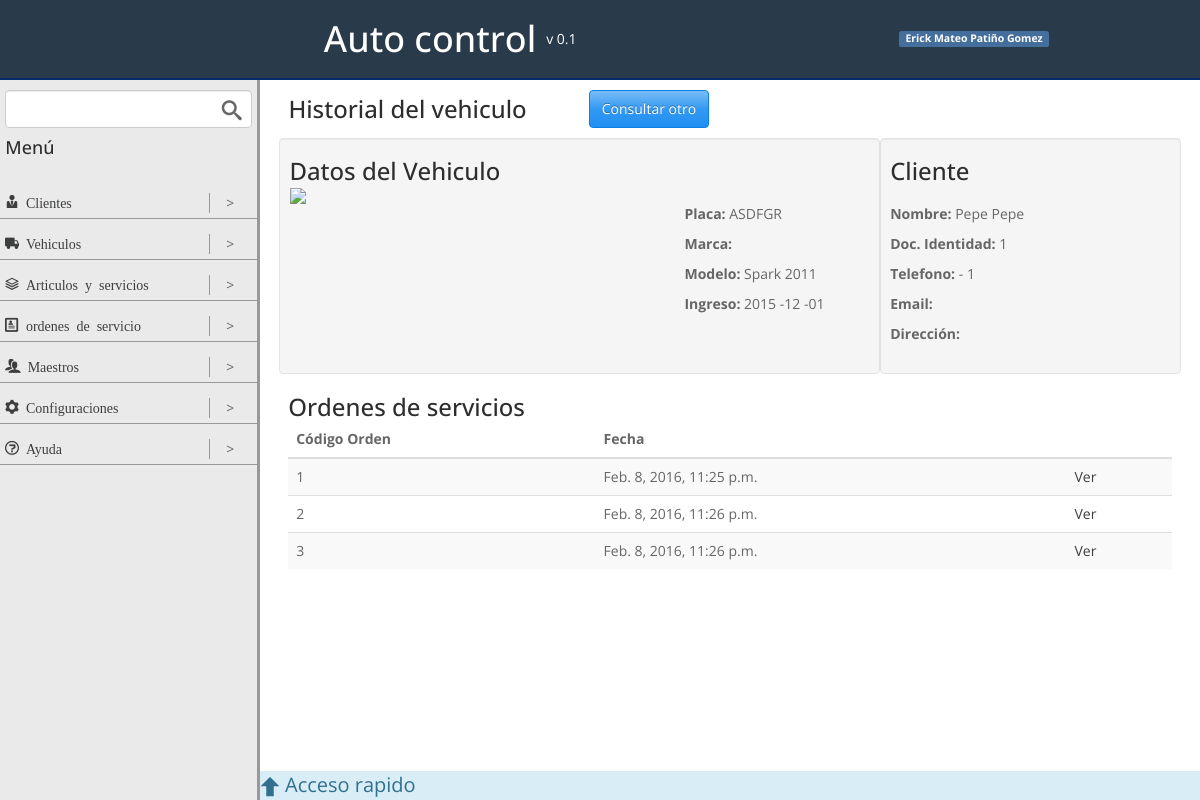
The app's page /historial/ASDFGR/ with its own data.
### vehiculos/models.py (models this page shows, shortened)
class vehiculoModel(models.Model):
	placa = models.CharField(max_length=10, primary_key=True, null=False, blank=False)
	cilindraje = models.IntegerField(null=True, blank=True)
	marca = models.CharField(max_length=50, null=True, blank=True)
	tipo = models.ForeignKey(tipoVehiculoModel, null=True, blank=True)
	cliente = models.ForeignKey(clienteModel, null=False, blank=False)

### clientes/models.py (models this page shows, shortened)
class clienteModel(models.Model):
	nombre = models.CharField(max_length=50)
	apellido = models.CharField(max_length=50)
	documento = models.CharField(max_length=20)
	telefono = models.CharField(max_length=20, blank=True, null=True)
	celular = models.CharField(max_length=50)
	direccion = models.CharField(max_length=50, blank=True, null=True)
	email = models.EmailField(blank=True, null=True)
	def __str__(self):
		return u'%s %s' % (self.nombre, self.apellido)

### ordenes_servicios/models.py (models this page shows, shortened)
class ordenServicioModel(models.Model):
	vehiculo = models.ForeignKey(vehiculoModel,null=False,blank=False)
	fecha = models.DateTimeField(null=False,blank=False,default=datetime.now)

### vehiculos/views.py (the view)
# urls.py: url(r'^historial/(?P<pk>[\w\-]+)/$', vehiculoDetail.as_view(), name = 'detail_vehiculo'),
class vehiculoDetail(DetailView):
	template_name = 'detail_vehiculo.html'
	model = vehiculoModel
	context_object_name = 'vehiculo'
	def get_context_data(self, **kwargs):
		context = super(vehiculoDetail, self).get_context_data(**kwargs)
		context["ordenes_servicios"] = self.get_ordenes_servicios()
		return context
	def get_ordenes_servicios(self):
		vehiculo = self.object
		ordenesServicios = ordenServicioModel.objects.filter(vehiculo=vehiculo)
		return ordenesServicios

### vehiculos/templates/detail_vehiculo.html (shortened to what this page needs)
{% extends "base.html" %}
{% block contentViewTitle %}
	<div class="col-4">
		<h3>Historial del vehiculo</h3>
	</div>
	<div class="col-8">
		<a href="{% url 'historial' %}" class="btn btn-info">Consultar otro</a>
	</div>
{% endblock contentViewTitle %}
{% block content %}
	<div class="row">
		<div class="well col-8">
			<h3>Datos del Vehiculo</h3>
			<div class="row">
				<div class="col-8">
					<figure>
						<img src="http://imganuncios.mitula.net/vendo_chevrolet_spark_96635423131743163.jpg" width="400px">
					</figure>
				</div>
				<div class="col-4">
					<br>
					<p><strong>Placa: </strong>{{ vehiculo.placa }}</p>
					<p><strong>Marca: </strong>{{ vehiculo.marca }}</p>
					<p><strong>Modelo:</strong> Spark 2011</p>
					<p><strong>Ingreso:</strong> 2015 -12 -01</p>
				</div>
			</div>
		</div>
		<div class="well col-4">
			<h3>Cliente</h3>
			<br>
			<p><strong>Nombre: </strong>{{ vehiculo.cliente }} </p>
			<p><strong>Doc. Identidad: </strong>{{ vehiculo.cliente.documento}}</p>
			<p><strong>Telefono: </strong>{{ vehiculo.cliente.telefono }} - {{ vehiculo.cliente.celular }}</p>
			<p><strong>Email: </strong>{{ vehiculo.cliente.email }}</p>
			<p><strong>Dirección: </strong>{{ vehiculo.cliente.direccion }}</p>
		</div>
	</div>
	<h3>Ordenes de servicios</h3>
	{% if ordenes_servicios %}
		<table class="table table-striped table-hover ">
			<thead>
				<tr>
					<th>Código Orden</th>
					<th>Fecha</th>
					<th></th>
				</tr>
			</thead>
			<tbody>
				{% for orden in ordenes_servicios %}
						<tr>
							<td>{{ orden.id }}</td>
							<td>{{ orden.fecha }}</td>
							<td>
								<a href="{% url 'detalle_orden_servicio' orden.pk %}" target="_blank">
									Ver
								</a>
							</td>
						</tr>
				{% endfor %}
			</tbody>
		</table>
	{% else %}
	<div class="alert alert-info" role="alert">
		<h4 class="icon-notification">&nbsp;Este auto aún no tiene ordenes de servicio</h4>
	</div>
	{% endif %}
{% endblock content %}

### static/css/styles.css (style rules this page uses)
.row { box-sizing:border-box;display:-webkit-flex;display:-ms-flexbox;display:-webkit-box;display:flex;-webkit-flex:0 1 auto;-ms-flex:0 1 auto;-webkit-box-flex:0;flex:0 1 auto;-webkit-flex-direction:row;-ms-flex-direction:row;-webkit-box-orient:horizontal;-webkit-box-direction:normal;flex-direction:row;-webkit-flex-wrap:wrap;-ms-flex-wrap:wrap;flex-wrap:wrap;margin-right:-1%;margin-left:-1% }
.col-0,.col-1,.col-2,.col-3,.col-4,.col-5,.col-6,.col-7,.col-8,.col-9,.col-10,.col-11,.col-12 { box-sizing:border-box;-webkit-flex:0 0 auto;-ms-flex:0 0 auto;-webkit-box-flex:0;flex:0 0 auto;padding-right:1%;padding-left:1% }
.col-4 { -ms-flex-preferred-size:33.333%;-webkit-flex-basis:33.333%;flex-basis:33.333%;max-width:33.333% }
.col-8 { -ms-flex-preferred-size:66.667%;-webkit-flex-basis:66.667%;flex-basis:66.667%;max-width:66.667% }
html,body { height:100% }
h1,h2,h3,h4 { margin:0 }
a { color:#3d3f3f;text-decoration:none }

### records on screen
vehiculoModel: placa "ASDFGR", cliente "Pepe Pepe", cliente.documento "1", cliente.celular "1"
ordenServicioModel: id "1", fecha "Feb. 8, 2016, 11:25 p.m."
ordenServicioModel: id "2", fecha "Feb. 8, 2016, 11:26 p.m."
ordenServicioModel: id "3", fecha "Feb. 8, 2016, 11:26 p.m."
